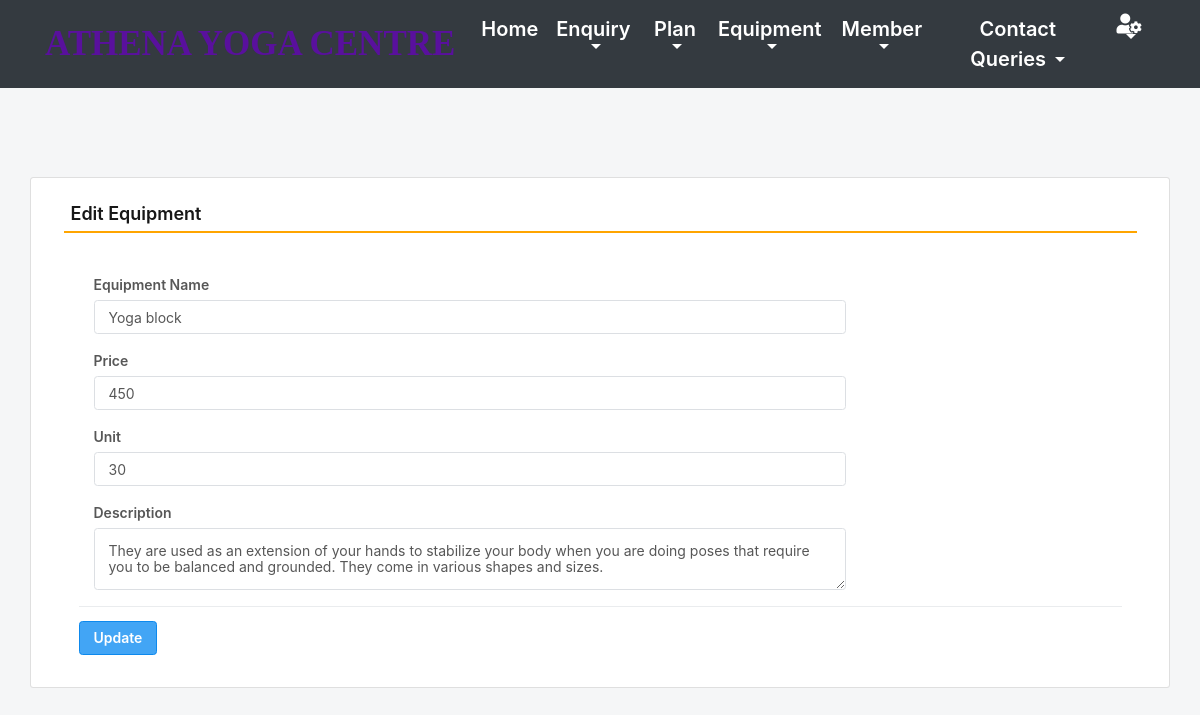
The page /edit_Equipment/2 (signed in) on the database its author committed.
### yoga/models.py (models this page shows, shortened)
class Equipment(models.Model):
    name = models.CharField(max_length=150, null=True)
    price = models.CharField(max_length=100, null=True)
    unit = models.CharField(max_length=50, null=True)
    purchasedate = models.DateField(null=True)
    description = models.CharField(max_length=200, null=True)

### yoga/views.py (the view, shortened to what this page needs)
# urls.py: path('edit_Equipment/<int:pid>', edit_Equipment, name='edit_Equipment'),
def edit_Equipment(request,pid):
    error = ""
    if not request.user.is_authenticated:
        return redirect(admin_login)
    user = request.user
    equipment = Equipment.objects.get(id=pid)
    return render(request,'edit_Equipment.html', locals())

### yoga/templates/edit_Equipment.html (shortened to what this page needs)
{% include 'admin_nav.html' %}
{% load static %}
{% block main %}
 <html lang="en" class="no-focus">
 <link rel="stylesheet" id="css-main" href="{% static 'css1/codebase.min.css' %}">
 <br><br><br><br>
	<div class="container card shadow mt-5">
		<div class="card-body">
			<h5 class="p-2" style="border-bottom: 2px solid orange">Edit Equipment</h5>
             <br>
			<div class="container-fluid">
					<form method="post">
                        <div class="col-sm-9">
							<div class="form-group">
								<label>Equipment Name</label>
                                <input type="text" name="name" class="form-control" value="{{equipment.name}}">
							</div>
						</div>
                        <div class="col-sm-9">
							<div class="form-group">
								<label>Price</label>
                                <input type="text" name="price" class="form-control" value="{{equipment.price}}">
							</div>
						</div>
                        <div class="col-sm-9">
							<div class="form-group">
								<label>Unit</label>
                                <input type="text" name="unit" class="form-control" value="{{equipment.unit}}">
							</div>
						</div>
						<div class="col-sm-9">
							<div class="form-group">
								<label>Description</label>
								<textarea name="description" class="form-control">{{equipment.description}}</textarea>
							</div>
						</div>
						<hr>
						<input type="submit" value="Update" class="btn btn-primary">
					</form>
				</div>
			</div>
		</div>
        <link rel="stylesheet" href="https://use.fontawesome.com/releases/v5.6.3/css/all.css">
 </html>
{% endblock %}

### rows shown on the page
Equipment: name "Yoga block", price "450", unit "30", description "They are used as an extension of your hands to stabilize your body when you are doing poses that require you to be balanced and grounded. They come in various shapes and sizes."
